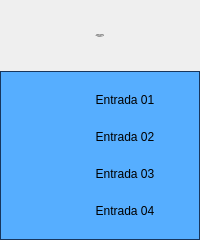
<?xml version="1.0" encoding="UTF-8"?>
<ui version="4.0">
 <class>Form</class>
 <widget class="QWidget" name="Form">
  <property name="geometry">
   <rect>
    <x>0</x>
    <y>0</y>
    <width>200</width>
    <height>240</height>
   </rect>
  </property>
  <property name="minimumSize">
   <size>
    <width>200</width>
    <height>240</height>
   </size>
  </property>
  <property name="maximumSize">
   <size>
    <width>200</width>
    <height>240</height>
   </size>
  </property>
  <property name="windowTitle">
   <string>Cartão 5069-IY4 03 Remota 01</string>
  </property>
  <layout class="QVBoxLayout" name="verticalLayout">
   <property name="spacing">
    <number>0</number>
   </property>
   <property name="leftMargin">
    <number>0</number>
   </property>
   <property name="topMargin">
    <number>0</number>
   </property>
   <property name="rightMargin">
    <number>0</number>
   </property>
   <property name="bottomMargin">
    <number>0</number>
   </property>
   <item>
    <layout class="QVBoxLayout" name="verticalLayout_2">
     <property name="spacing">
      <number>0</number>
     </property>
     <item>
      <widget class="PyDMLabel" name="PyDMLabel_2">
       <property name="maximumSize">
        <size>
         <width>16777215</width>
         <height>71</height>
        </size>
       </property>
       <property name="font">
        <font>
         <pointsize>-1</pointsize>
        </font>
       </property>
       <property name="toolTip">
        <string/>
       </property>
       <property name="styleSheet">
        <string notr="true">PyDMLabel {
 qproperty-alignment: AlignCenter;
 border: 1px solid #FF17365D;
 background-color: #FF17365D;
 color: rgb(255, 255, 255);
 min-height: 65px;
 max-height: 65px;
 font-size: 14px;
}
</string>
       </property>
       <property name="text">
        <string>Falhas Hardware
Cartão 5069-IY4 03
Remota 01</string>
       </property>
       <property name="alignment">
        <set>Qt::AlignCenter</set>
       </property>
      </widget>
     </item>
     <item>
      <widget class="QFrame" name="frame">
       <property name="styleSheet">
        <string notr="true">QFrame#frame{
     border: 1px solid #FF17365D;
	 background-color: #56aeff;
}

PyDMByteIndicator {
  min-height: 1.50em;
  max-height: 1.50em;
  min-width: 1.50em;
}</string>
       </property>
       <property name="frameShape">
        <enum>QFrame::StyledPanel</enum>
       </property>
       <property name="frameShadow">
        <enum>QFrame::Raised</enum>
       </property>
       <layout class="QVBoxLayout" name="verticalLayout_3">
        <property name="spacing">
         <number>0</number>
        </property>
        <property name="leftMargin">
         <number>0</number>
        </property>
        <property name="topMargin">
         <number>0</number>
        </property>
        <property name="rightMargin">
         <number>0</number>
        </property>
        <property name="bottomMargin">
         <number>0</number>
        </property>
        <item>
         <layout class="QGridLayout" name="gridLayout">
          <property name="leftMargin">
           <number>5</number>
          </property>
          <property name="topMargin">
           <number>5</number>
          </property>
          <property name="rightMargin">
           <number>5</number>
          </property>
          <property name="bottomMargin">
           <number>5</number>
          </property>
          <property name="horizontalSpacing">
           <number>5</number>
          </property>
          <property name="verticalSpacing">
           <number>10</number>
          </property>
          <item row="3" column="0">
           <widget class="PyDMByteIndicator" name="PyDMByteIndicator_3">
            <property name="sizePolicy">
             <sizepolicy hsizetype="Fixed" vsizetype="Fixed">
              <horstretch>0</horstretch>
              <verstretch>0</verstretch>
             </sizepolicy>
            </property>
            <property name="minimumSize">
             <size>
              <width>27</width>
              <height>27</height>
             </size>
            </property>
            <property name="maximumSize">
             <size>
              <width>30</width>
              <height>27</height>
             </size>
            </property>
            <property name="toolTip">
             <string/>
            </property>
            <property name="channel" stdset="0">
             <string>ca://RA-RaSIA02:RF-IntlkComp-1:InAng03-Mon.VAL</string>
            </property>
            <property name="onColor" stdset="0">
             <color>
              <red>255</red>
              <green>0</green>
              <blue>0</blue>
             </color>
            </property>
            <property name="offColor" stdset="0">
             <color>
              <red>0</red>
              <green>255</green>
              <blue>0</blue>
             </color>
            </property>
            <property name="showLabels" stdset="0">
             <bool>false</bool>
            </property>
            <property name="circles" stdset="0">
             <bool>true</bool>
            </property>
           </widget>
          </item>
          <item row="0" column="1">
           <widget class="PyDMLabel" name="PyDMLabel">
            <property name="sizePolicy">
             <sizepolicy hsizetype="Fixed" vsizetype="Fixed">
              <horstretch>0</horstretch>
              <verstretch>0</verstretch>
             </sizepolicy>
            </property>
            <property name="minimumSize">
             <size>
              <width>100</width>
              <height>25</height>
             </size>
            </property>
            <property name="maximumSize">
             <size>
              <width>100</width>
              <height>25</height>
             </size>
            </property>
            <property name="toolTip">
             <string/>
            </property>
            <property name="text">
             <string>Entrada 01</string>
            </property>
            <property name="alignment">
             <set>Qt::AlignCenter</set>
            </property>
            <property name="channel" stdset="0">
             <string/>
            </property>
           </widget>
          </item>
          <item row="0" column="0">
           <widget class="PyDMByteIndicator" name="PyDMByteIndicator">
            <property name="sizePolicy">
             <sizepolicy hsizetype="Fixed" vsizetype="Fixed">
              <horstretch>0</horstretch>
              <verstretch>0</verstretch>
             </sizepolicy>
            </property>
            <property name="minimumSize">
             <size>
              <width>27</width>
              <height>27</height>
             </size>
            </property>
            <property name="maximumSize">
             <size>
              <width>30</width>
              <height>27</height>
             </size>
            </property>
            <property name="toolTip">
             <string/>
            </property>
            <property name="channel" stdset="0">
             <string>ca://RA-RaSIA02:RF-IntlkComp-1:InAng00-Mon.VAL</string>
            </property>
            <property name="onColor" stdset="0">
             <color>
              <red>255</red>
              <green>0</green>
              <blue>0</blue>
             </color>
            </property>
            <property name="offColor" stdset="0">
             <color>
              <red>0</red>
              <green>255</green>
              <blue>0</blue>
             </color>
            </property>
            <property name="showLabels" stdset="0">
             <bool>false</bool>
            </property>
            <property name="circles" stdset="0">
             <bool>true</bool>
            </property>
           </widget>
          </item>
          <item row="2" column="0">
           <widget class="PyDMByteIndicator" name="PyDMByteIndicator_2">
            <property name="sizePolicy">
             <sizepolicy hsizetype="Fixed" vsizetype="Fixed">
              <horstretch>0</horstretch>
              <verstretch>0</verstretch>
             </sizepolicy>
            </property>
            <property name="minimumSize">
             <size>
              <width>27</width>
              <height>27</height>
             </size>
            </property>
            <property name="maximumSize">
             <size>
              <width>30</width>
              <height>27</height>
             </size>
            </property>
            <property name="toolTip">
             <string/>
            </property>
            <property name="channel" stdset="0">
             <string>ca://RA-RaSIA02:RF-IntlkComp-1:InAng02-Mon.VAL</string>
            </property>
            <property name="onColor" stdset="0">
             <color>
              <red>255</red>
              <green>0</green>
              <blue>0</blue>
             </color>
            </property>
            <property name="offColor" stdset="0">
             <color>
              <red>0</red>
              <green>255</green>
              <blue>0</blue>
             </color>
            </property>
            <property name="showLabels" stdset="0">
             <bool>false</bool>
            </property>
            <property name="circles" stdset="0">
             <bool>true</bool>
            </property>
           </widget>
          </item>
          <item row="1" column="1">
           <widget class="PyDMLabel" name="PyDMLabel_3">
            <property name="sizePolicy">
             <sizepolicy hsizetype="Fixed" vsizetype="Fixed">
              <horstretch>0</horstretch>
              <verstretch>0</verstretch>
             </sizepolicy>
            </property>
            <property name="minimumSize">
             <size>
              <width>100</width>
              <height>25</height>
             </size>
            </property>
            <property name="maximumSize">
             <size>
              <width>100</width>
              <height>25</height>
             </size>
            </property>
            <property name="toolTip">
             <string/>
            </property>
            <property name="text">
             <string>Entrada 02</string>
            </property>
            <property name="alignment">
             <set>Qt::AlignCenter</set>
            </property>
           </widget>
          </item>
          <item row="2" column="1">
           <widget class="PyDMLabel" name="PyDMLabel_4">
            <property name="sizePolicy">
             <sizepolicy hsizetype="Fixed" vsizetype="Fixed">
              <horstretch>0</horstretch>
              <verstretch>0</verstretch>
             </sizepolicy>
            </property>
            <property name="minimumSize">
             <size>
              <width>100</width>
              <height>25</height>
             </size>
            </property>
            <property name="maximumSize">
             <size>
              <width>100</width>
              <height>25</height>
             </size>
            </property>
            <property name="toolTip">
             <string/>
            </property>
            <property name="text">
             <string>Entrada 03</string>
            </property>
            <property name="alignment">
             <set>Qt::AlignCenter</set>
            </property>
           </widget>
          </item>
          <item row="3" column="1">
           <widget class="PyDMLabel" name="PyDMLabel_5">
            <property name="sizePolicy">
             <sizepolicy hsizetype="Fixed" vsizetype="Fixed">
              <horstretch>0</horstretch>
              <verstretch>0</verstretch>
             </sizepolicy>
            </property>
            <property name="minimumSize">
             <size>
              <width>100</width>
              <height>25</height>
             </size>
            </property>
            <property name="maximumSize">
             <size>
              <width>100</width>
              <height>25</height>
             </size>
            </property>
            <property name="toolTip">
             <string/>
            </property>
            <property name="text">
             <string>Entrada 04</string>
            </property>
            <property name="alignment">
             <set>Qt::AlignCenter</set>
            </property>
           </widget>
          </item>
          <item row="1" column="0">
           <widget class="PyDMByteIndicator" name="PyDMByteIndicator_4">
            <property name="sizePolicy">
             <sizepolicy hsizetype="Fixed" vsizetype="Fixed">
              <horstretch>0</horstretch>
              <verstretch>0</verstretch>
             </sizepolicy>
            </property>
            <property name="minimumSize">
             <size>
              <width>27</width>
              <height>27</height>
             </size>
            </property>
            <property name="maximumSize">
             <size>
              <width>30</width>
              <height>27</height>
             </size>
            </property>
            <property name="toolTip">
             <string/>
            </property>
            <property name="channel" stdset="0">
             <string>ca://RA-RaSIA02:RF-IntlkComp-1:InAng01-Mon.VAL</string>
            </property>
            <property name="onColor" stdset="0">
             <color>
              <red>255</red>
              <green>0</green>
              <blue>0</blue>
             </color>
            </property>
            <property name="offColor" stdset="0">
             <color>
              <red>0</red>
              <green>255</green>
              <blue>0</blue>
             </color>
            </property>
            <property name="showLabels" stdset="0">
             <bool>false</bool>
            </property>
            <property name="circles" stdset="0">
             <bool>true</bool>
            </property>
           </widget>
          </item>
         </layout>
        </item>
       </layout>
      </widget>
     </item>
    </layout>
   </item>
  </layout>
 </widget>
 <customwidgets>
  <customwidget>
   <class>PyDMLabel</class>
   <extends>QLabel</extends>
   <header>pydm.widgets.label</header>
  </customwidget>
  <customwidget>
   <class>PyDMByteIndicator</class>
   <extends>QWidget</extends>
   <header>pydm.widgets.byte</header>
  </customwidget>
 </customwidgets>
 <resources/>
 <connections/>
</ui>
